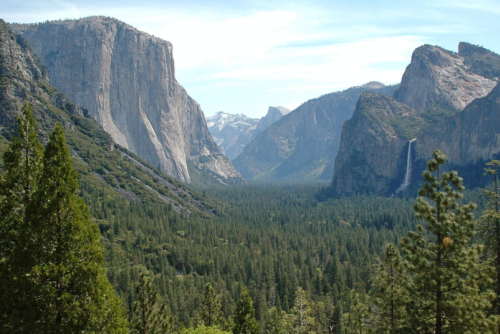
%> input picture cmsc491-vision/hw1-filters/src/data/Yosemite.png, 500 x 334 px
$ octave sample_code.m   (GNU Octave 9; MATLAB toolbox functions it lacks are replaced by stand-ins)
%> lines starting %> are read from the running program, lines starting %| are printed output that depends on the picture
### cmsc491-vision/hw1-filters/src/data/sample_func.m
function [im2 im3] = sample_func(im1, x, y)
im2 = im1(y:end, x:end, :);
im3 = im1(1:y, 1:x, :);

### cmsc491-vision/hw1-filters/src/data/sample_code.m
clear
close all
clc

im1 = imread('Yosemite.png');
%> im1 is the input picture: size 334x500x3 uint8; mean R, G, B 109.3, 122.8, 117.6
size(im1)
%> ans = [334 500 3]

im2 = double(im1);
im3 = uint8(im2);

figure(1)
imshow(im3)

figure(2)
imshow(uint8(im2+50))
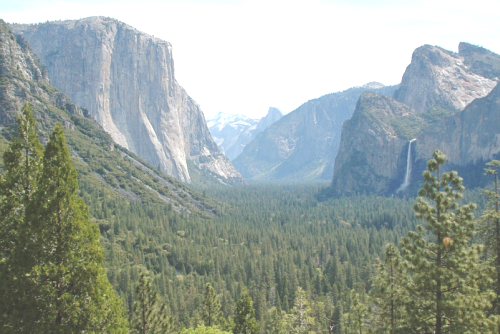
%> displayed picture: size 334x500x3, on the screen's scale of 0 to 255; mean R, G, B 154.1, 164.3, 158.3

[im4 im5] = sample_func(im2, 100, 110);
%> in sample_func, `im2 = im1(y:end, x:end, :);`:
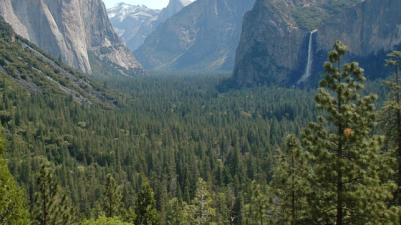
%> im2: size 225x401x3 double; mean R, G, B 81.2, 94.6, 86.5
%> in sample_func, `im3 = im1(1:y, 1:x, :);`:
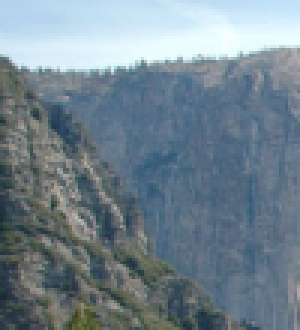
%> im3: size 110x100x3 double (shown 3 times larger); mean R, G, B 114.9, 132, 143.1

figure(3)
subplot(1,2,1),
imshow(uint8(im4))

subplot(1,2,2),
imshow(uint8(im5))

$ run again, with cmsc491-vision/hw1-filters/src/data/TightRope.png copied over cmsc491-vision/hw1-filters/src/data/Yosemite.png
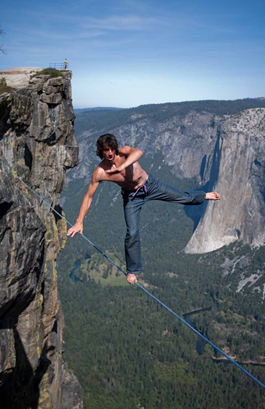
%> input picture cmsc491-vision/hw1-filters/src/data/TightRope.png, 265 x 409 px
%> im1 is the input picture: size 409x265x3 uint8; mean R, G, B 92.4, 105.5, 117.1
%> in sample_func, `im2 = im1(y:end, x:end, :);`:
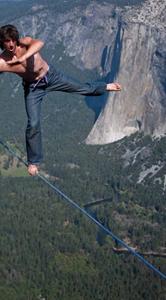
%> im2: size 300x166x3 double; mean R, G, B 80.9, 88.9, 94.4
%> in sample_func, `im3 = im1(1:y, 1:x, :);`:
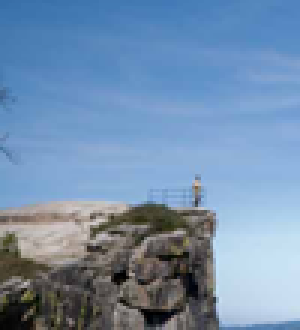
%> im3: size 110x100x3 double (shown 3 times larger); mean R, G, B 115.2, 143, 173.5
